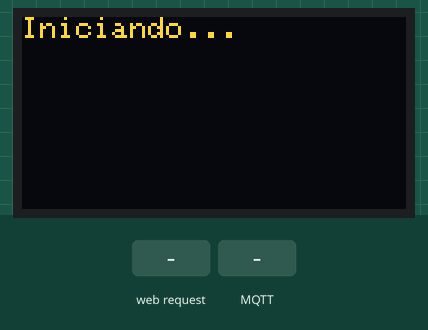
The sketch below on a simulated ESP32-C3. Parts: 128×64 one-colour display. Inputs (shaded band) come from the test bench. The OLED is the two-colour kind (top 16 rows yellow); WiFi joins after 1.5 s; servers stay silent unless stated; the display library's start-up logo is not drawn; random numbers use the default seed unless the sketch sets one; no MQTT or app messages arrive unless stated; what the sketch prints to the serial monitor is not drawn.

Above: at 3.1 s.
At 10.6 s:
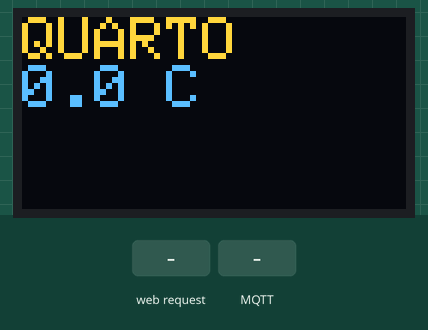
10.7 s: HTTP request GET /luz?state=ON received
12.2 s: MQTT message "sala/temperatura" arrives on the first subscribed topic
13.8 s: HTTP request GET /luz?state=1 received
15.3 s: MQTT message "quarto/temperatura" arrives on the first subscribed topic
16.8 s: HTTP request GET /estufa?state=ON received
18.3 s: MQTT message "sala/temperatura" arrives on the third subscribed topic
At 21.5 s:
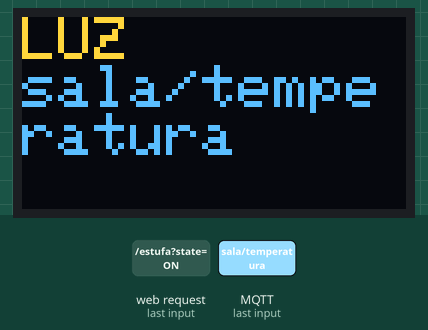
At 31.0 s:
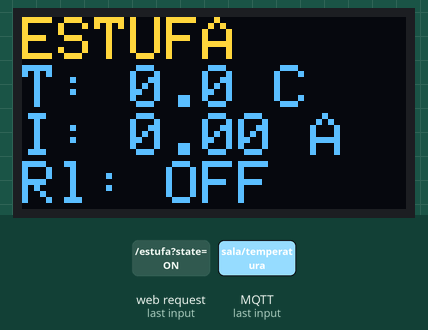
Timing chart, 0 to 32.5 s (numbered marks = the images above; inputs shaded):
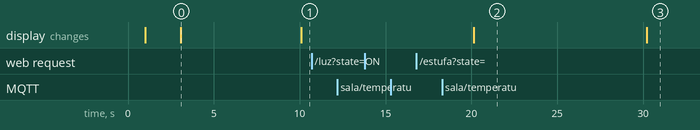

Measured:
- after the input at 10.7 s, every drawn part: stays the same
- after the input at 12.2 s, every drawn part: stays the same
- after the input at 13.8 s, every drawn part: stays the same
- after the input at 15.3 s, every drawn part: stays the same
- after the input at 16.8 s, every drawn part: stays the same
- what the display in image 0 shows lasts 7.0 s, from 3.1 s to 10.1 s
- what the display in image 2 shows lasts 10.0 s, from 20.2 s to 30.2 s

The sketch:

display.ino
```cpp
#include <WiFi.h>
#include <PubSubClient.h>
#include <WiFiClientSecure.h>
#include <WebServer.h>
#include <Wire.h>
#include <Adafruit_GFX.h>
#include <Adafruit_SSD1306.h>

// Configurações do OLED
#define SCREEN_WIDTH 128
#define SCREEN_HEIGHT 64
#define OLED_RESET    -1
Adafruit_SSD1306 display(SCREEN_WIDTH, SCREEN_HEIGHT, &Wire, OLED_RESET);

// Wi-Fi credentials
const char* ssid = "";
const char* password = "";

// MQTT broker details
const char* mqtt_broker = "215716d34f484f7681398e2cf0125110.s1.eu.hivemq.cloud";
const int mqtt_port = 8883;
const char* mqtt_username = "esp32";
const char* mqtt_password = "Senha1234";

// Variáveis para armazenar dados dos dispositivos
float salaTemperatura = 0.0;
float quartoTemperatura = 0.0;
String luzState = "OFF";
float estufaTemperatura = 0.0;
float estufaCorrente = 0.0;
String estufaReleState = "OFF"; // Novo: estado do relé da estufa

// Controle de exibição no OLED
int dispositivoAtual = 0; // 0=Sala, 1=Quarto, 2=Luz, 3=Estufa
unsigned long ultimaTrocaDisplay = 0;
const unsigned long INTERVALO_DISPLAY = 10000; // 10 segundos

// Web Server
WebServer server(80);
unsigned long ultimaAtualizacaoWeb = 0;
const unsigned long INTERVALO_WEB = 3000; // 5 segundos

WiFiClientSecure espClient;
PubSubClient client(espClient);

void setup_wifi() {
  delay(10);
  Serial.println();
  Serial.print("Conectando à rede: ");
  Serial.println(ssid);

  WiFi.begin(ssid, password);

  while (WiFi.status() != WL_CONNECTED) {
    delay(1000);
    Serial.print(".");
  }

  Serial.println("");
  Serial.println("WiFi conectado");
  Serial.println("Endereço IP: ");
  Serial.println(WiFi.localIP());
}

void callback(char* topic, byte* payload, unsigned int length) {
  Serial.print("Mensagem recebida no tópico: ");
  Serial.println(topic);

  char payloadStr[length + 1];
  memcpy(payloadStr, payload, length);
  payloadStr[length] = '\0';

  Serial.print("Payload: ");
  Serial.println(payloadStr);

  // Processar mensagens baseado no tópico
  if (strcmp(topic, "sala/temperatura") == 0) {
    salaTemperatura = atof(payloadStr);
  }
  else if (strcmp(topic, "quarto/temperatura") == 0) {
    quartoTemperatura = atof(payloadStr);
  }
  else if (strcmp(topic, "luz/state") == 0) {
    luzState = String(payloadStr);
  }
  else if (strcmp(topic, "estufa/temperatura") == 0) {
    estufaTemperatura = atof(payloadStr);
  }
  else if (strcmp(topic, "estufa/corrente") == 0) {
    estufaCorrente = atof(payloadStr);
  }
  else if (strcmp(topic, "estufa/rele/state") == 0) {
    estufaReleState = String(payloadStr);
  }
}

void reconnect() {
  while (!client.connected()) {
    Serial.print("Conectando ao broker MQTT...");

    String clientId = "ESP32-Monitor-";
    clientId += String(random(0xffff), HEX);

    if (client.connect(clientId.c_str(), mqtt_username, mqtt_password)) {
      Serial.println("conectado");

      // Inscrever nos tópicos necessários
      client.subscribe("sala/temperatura");
      client.subscribe("quarto/temperatura");
      client.subscribe("luz/state");
      client.subscribe("estufa/temperatura");
      client.subscribe("estufa/corrente");
      client.subscribe("estufa/rele/state");

      Serial.println("Inscrito em todos os tópicos");

    } else {
      Serial.print("falha, rc=");
      Serial.print(client.state());
      Serial.println(" tentando novamente em 5 segundos");
      delay(5000);
    }
  }
}

void atualizarDisplay() {
  display.clearDisplay();

  // Linha amarela (cabeçalho)
  display.setTextColor(SSD1306_WHITE);
  display.setTextSize(2);
  display.setCursor(0, 0);

  switch (dispositivoAtual) {
    case 0: // Sala
      display.println("SALA");
      break;

    case 1: // Quarto
      display.println("QUARTO");
      break;

    case 2: // Luz
      display.println("LUZ");
      break;

    case 3: // Estufa
      display.println("ESTUFA");
      break;
  }

  // Linha divisória


  // Conteúdo principal (linhas azuis)
  display.setTextSize(2);
  display.setCursor(0, 16);

  switch (dispositivoAtual) {
    case 0: // Sala
      display.print(salaTemperatura, 1);
      display.println(" C");
      break;

    case 1: // Quarto
      display.print(quartoTemperatura, 1);
      display.println(" C");
      break;

    case 2: // Luz
      display.println(luzState);
      break;

    case 3: // Estufa
      display.setTextSize(2);
      display.print("T: ");
      display.print(estufaTemperatura, 1);
      display.println(" C");
      display.print("I: ");
      display.print(estufaCorrente, 2);
      display.println(" A");
      display.print("Rl: ");
      display.print(estufaReleState);
      break;
  }

  display.display();
}

void handleRoot() {
  String html = "<!DOCTYPE html><html><head>";
  html += "<meta name='viewport' content='width=device-width, initial-scale=1'>";
  html += "<meta http-equiv='refresh' content='5'>"; // Atualiza a cada 5 segundos
  html += "<title>Monitor MQTT</title>";
  html += "<style>";
  html += "body { font-family: Arial, sans-serif; margin: 20px; }";
  html += ".card { border: 1px solid #ddd; padding: 15px; margin: 10px 0; border-radius: 5px; }";
  html += ".on { background-color: #d4edda; }";
  html += ".off { background-color: #f8d7da; }";
  html += "button { padding: 10px 15px; margin: 5px; border: none; border-radius: 4px; cursor: pointer; }";
  html += ".btn-on { background-color: #28a745; color: white; }";
  html += ".btn-off { background-color: #dc3545; color: white; }";
  html += "</style>";
  html += "</head><body>";
  html += "<h1>Monitor de Dispositivos MQTT</h1>";

  // Sala
  html += "<div class='card'>";
  html += "<h2>Sala</h2>";
  html += "<p>Temperatura: " + String(salaTemperatura, 1) + " &deg;C</p>"; // Corrigido: &deg; em vez de °
  html += "</div>";

  // Quarto
  html += "<div class='card'>";
  html += "<h2>Quarto</h2>";
  html += "<p>Temperatura: " + String(quartoTemperatura, 1) + " &deg;C</p>"; // Corrigido: &deg; em vez de °
  html += "</div>";

  // Luz
  html += "<div class='card ";
  html += (luzState == "ON" ? "on" : "off");
  html += "'>";
  html += "<h2>Luz</h2>";
  html += "<p>Estado: " + luzState + "</p>";
  html += "<form action='/luz' method='POST'>";
  html += "<button class='btn-on' type='submit' name='state' value='ON'>Ligar</button>";
  html += "<button class='btn-off' type='submit' name='state' value='OFF'>Desligar</button>";
  html += "</form>";
  html += "</div>";

  // Estufa
  html += "<div class='card ";
  html += (estufaReleState == "ON" ? "on" : "off");
  html += "'>";
  html += "<h2>Estufa</h2>";
  html += "<p>Temperatura: " + String(estufaTemperatura, 1) + " &deg;C</p>"; // Corrigido: &deg; em vez de °
  html += "<p>Corrente: " + String(estufaCorrente, 2) + " A</p>";
  html += "<p>Rele: " + estufaReleState + "</p>"; // Novo: estado do relé
  html += "<form action='/estufa' method='POST'>";
  html += "<button class='btn-on' type='submit' name='state' value='ON'>Ligar Rele</button>";
  html += "<button class='btn-off' type='submit' name='state' value='OFF'>Desligar Rele</button>";
  html += "</form>";
  html += "</div>";

  html += "</body></html>";

  server.send(200, "text/html", html);
}

void handleLuz() {
  if (server.hasArg("state")) {
    String state = server.arg("state");
    client.publish("luz/state", state.c_str());
    luzState = state;
    Serial.println("Comando enviado para luz: " + state);
  }
  handleRoot();
}

void handleEstufa() {
  if (server.hasArg("state")) {
    String state = server.arg("state");
    client.publish("estufa/rele/state", state.c_str());
    Serial.println("Comando enviado para estufa: " + state);
  }
  handleRoot();
}

void setup() {
  delay(1000);
  Serial.begin(115200);

  // Inicializar display OLED
  if(!display.begin(SSD1306_SWITCHCAPVCC, 0x3C)) {
    Serial.println(F("Falha na inicialização do SSD1306"));
    for(;;); // Trava o programa
  }
  display.display();
  delay(2000);
  display.clearDisplay();

  // Configurar cores (se seu display suportar)
  // Nota: A maioria dos displays OLED monocromáticos não suporta cores,
  // então simulamos com diferentes intensidades/brilho
  display.setTextSize(1);
  display.setTextColor(SSD1306_WHITE);
  display.setCursor(0,0);
  display.println("Iniciando...");
  display.display();

  setup_wifi();

  // Configurar servidor web
  server.on("/", handleRoot);
  server.on("/luz", handleLuz);
  server.on("/estufa", handleEstufa);
  server.begin();
  Serial.println("Servidor HTTP iniciado");

  espClient.setInsecure(); // Usar conexão insegura para MQTT sobre TLS
  client.setServer(mqtt_broker, mqtt_port);
  client.setCallback(callback);

  Serial.println("Sistema de monitoramento inicializado");
}

void loop() {
  if (!client.connected()) {
    reconnect();
  }
  client.loop();
  server.handleClient();

  unsigned long agora = millis();

  // Alternar display a cada 10 segundos
  if (agora - ultimaTrocaDisplay >= INTERVALO_DISPLAY) {
    ultimaTrocaDisplay = agora;
    dispositivoAtual = (dispositivoAtual + 1) % 4; // Cicla entre 0, 1, 2, 3
    atualizarDisplay();
  }

  // Pequeno delay para evitar sobrecarga
  delay(100);
}
```
